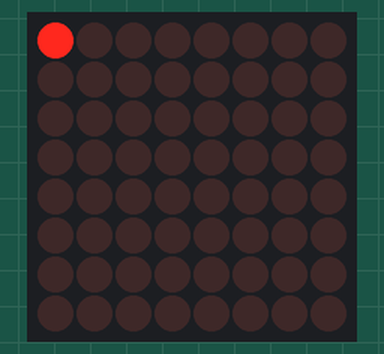
Recording of a sketch running on a simulated Arduino Uno, built with avr-gcc and run on an emulated ATmega328P. On the bench: 8×8 LED matrix.

Above: at 0.15 s.
At 2.59 s:
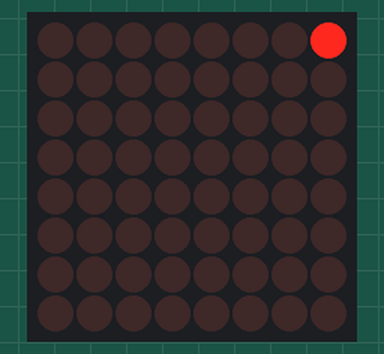
At 5.03 s:
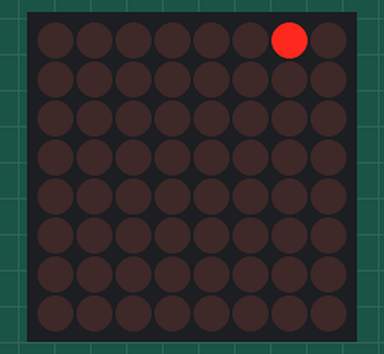
At 10.22 s:
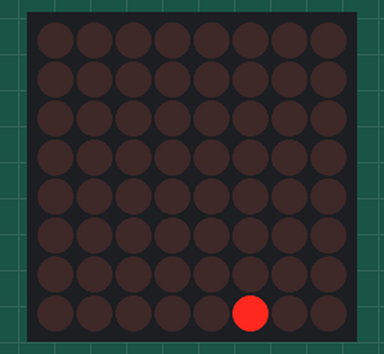
At 15.41 s:
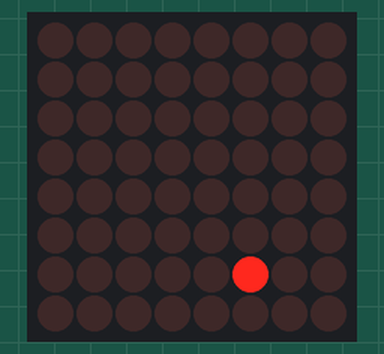
At 20.6 s:
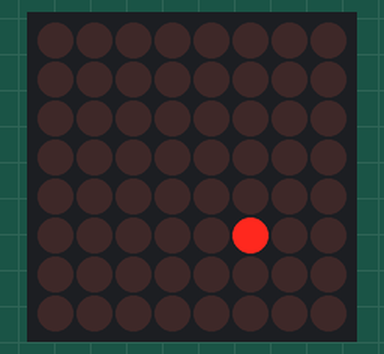

Measured:
- by itself, everything shown: repeats every 19.5 s, in 64 steps

The sketch:

ledMatrixSimpler.ino
```cpp
#include "LedControl.h" //  need the library
LedControl lc=LedControl(12,11,10,1); // lc is our object
// pin 12 is connected to the MAX7219 pin 1
// pin 11 is connected to the CLK pin 13
// pin 10 is connected to LOAD pin 12
// 1 as we are only using 1 MAX7219
void setup()
{
// the zero refers to the MAX7219 number, it is zero for 1 chip
lc.shutdown(0,false);// turn off power saving, enables display
lc.setIntensity(0,8);// sets brightness (0~15 possible values)
lc.clearDisplay(0);// clear screen
}
void loop()
{
for (int row=0; row<8; row++)
{
for (int col=0; col<8; col++)
{
lc.setLed(0,col,row,true); // turns on LED at col, row
delay(10);
lc.setLed(0,col,row,false); // turns off LED at col, row
delay(10);
}
}
}
```
